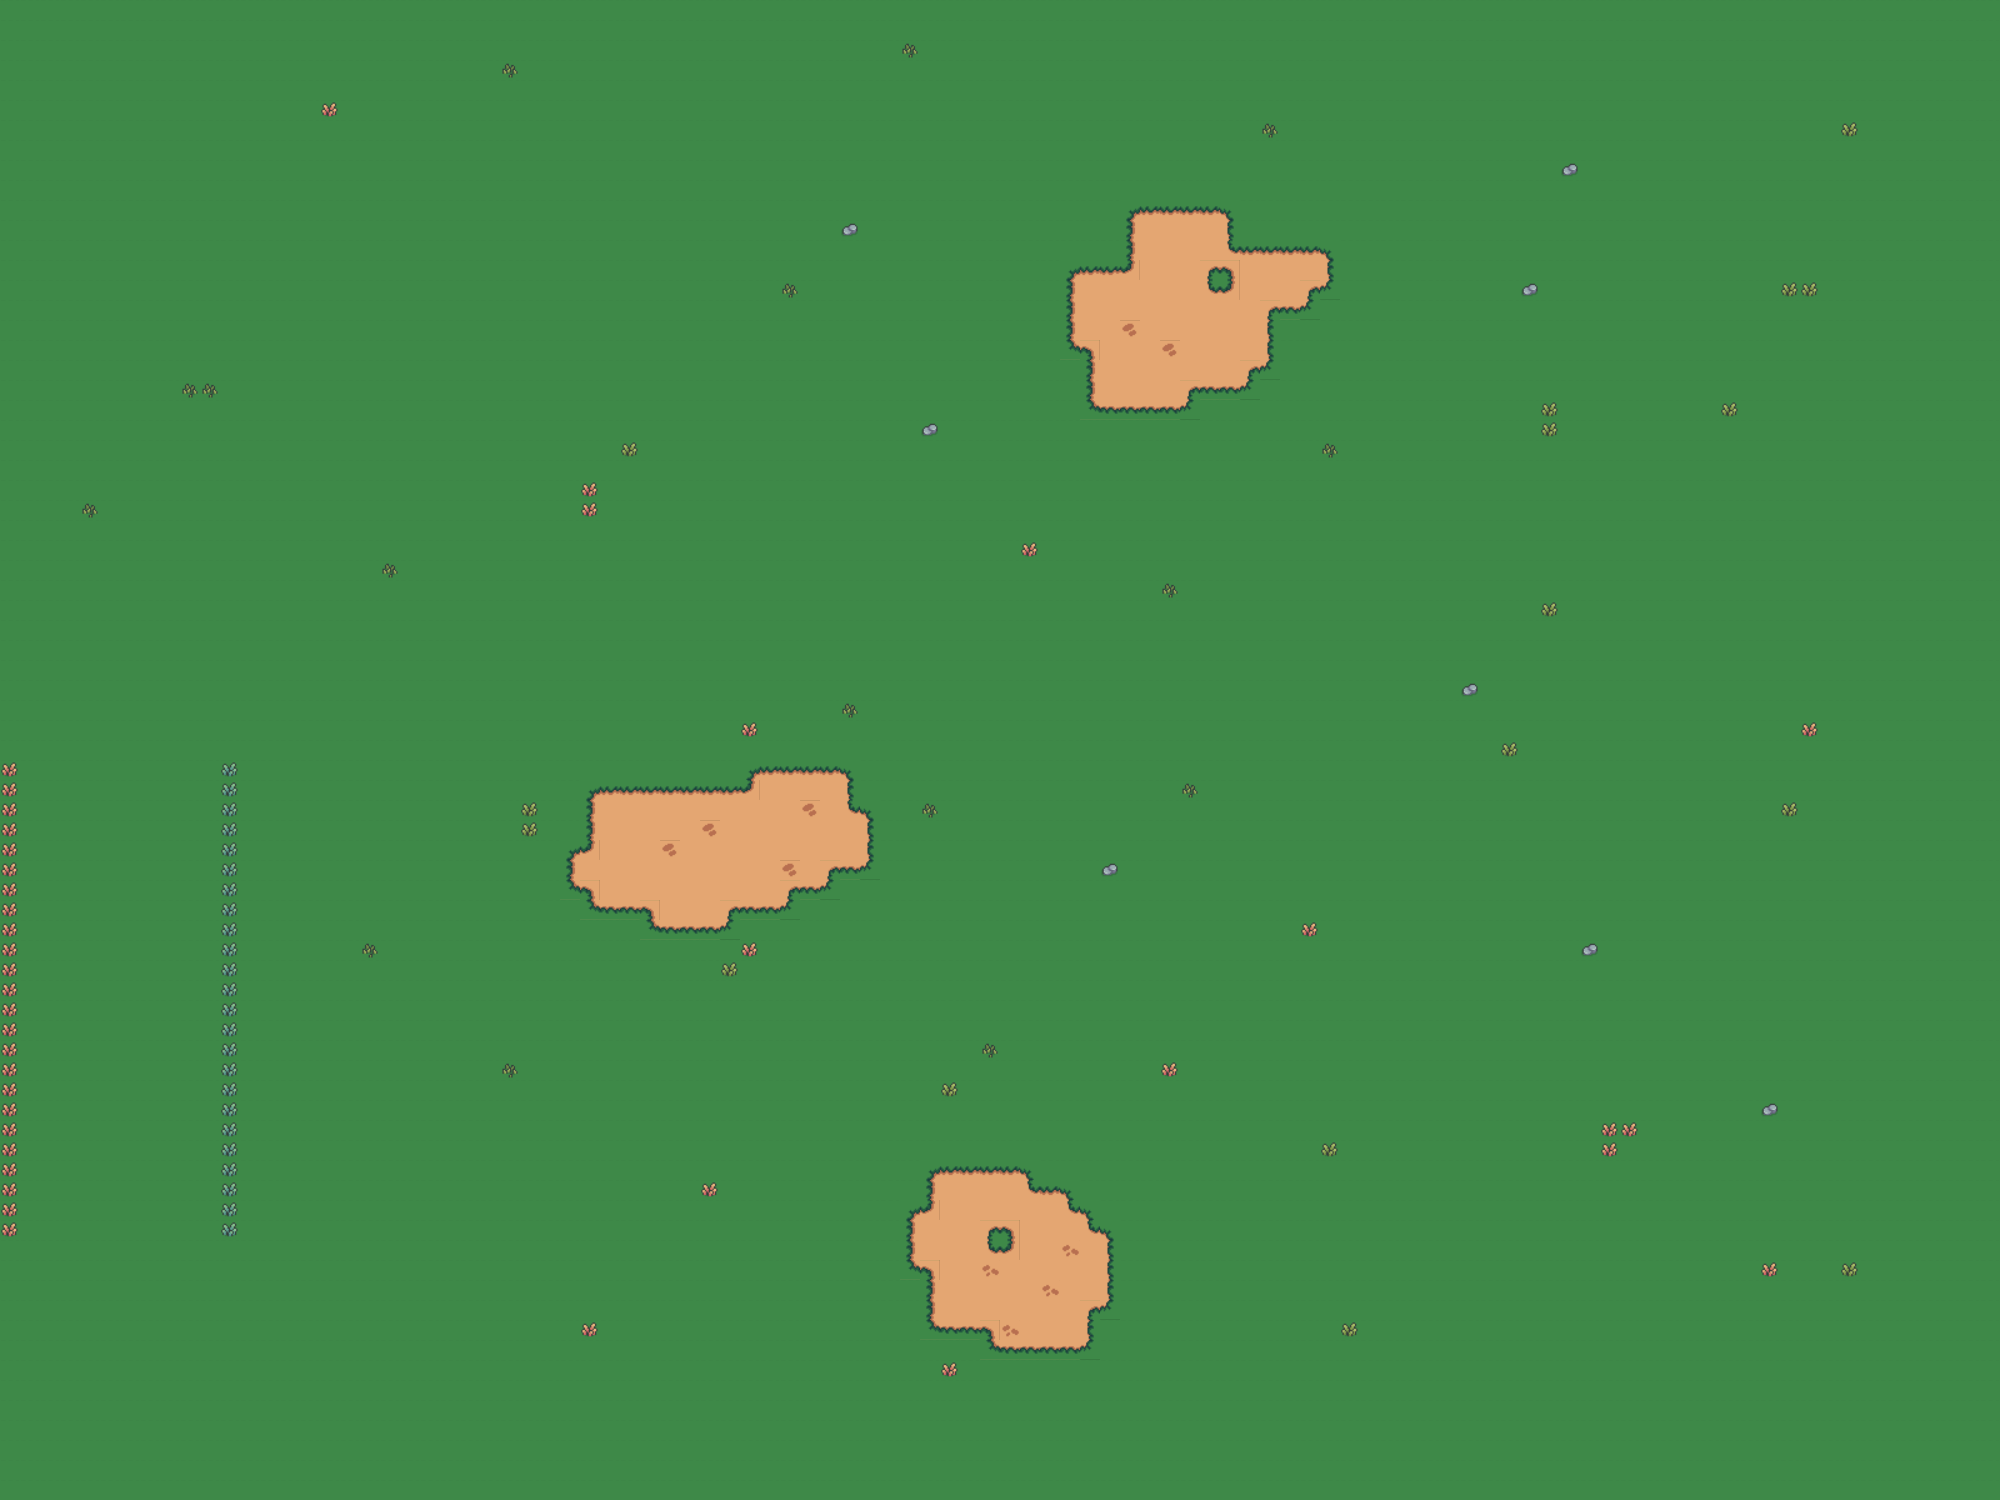

This game map was drawn from its Tiled (.tmx) file and the tilesets committed beside it. A one-line description and the trimmed map source follow:
An orthogonal 100x75 tile map with 20x20 px tiles, 2 tile layers (图块层 1, 图块层 2), 4 tilesets.

<map version="1.10" tiledversion="1.11.0" orientation="orthogonal" renderorder="right-down" width="100" height="75" tilewidth="20" tileheight="20" infinite="0" nextlayerid="3" nextobjectid="1">
 <tileset firstgid="1" source="Cliff_Tile(1).tsx" />
 <tileset firstgid="19" source="Grass(1).tsx" />
 <tileset firstgid="37" source="Path_Tile(1).tsx" />
 <tileset firstgid="55" source="Props-All(1).tsx" />
 <layer id="1" name="图块层 1" width="100" height="75">
  <data>[7500 cells, 7500 non-empty, 16 distinct tile ids]</data>
 </layer>
 <layer id="2" name="图块层 2" width="100" height="75">
  <data>[7500 cells, 107 non-empty, 7 distinct tile ids]</data>
 </layer>
</map>
